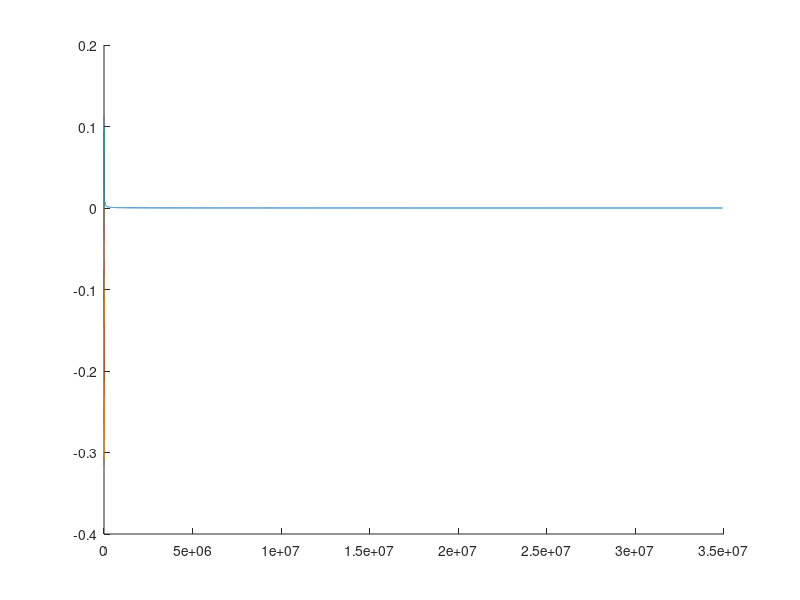

Reproduce this figure in MATLAB. (Note: this script raises an error after producing the figure.)
%% Rewrite of the Weisshaar Metrix method for the theodorsen function
% Alexander Ketzle
clc, clear

% page 219 parameters
% mu = 76;
% a_h = -0.15;
% x_alpha = 0.25;
% r_alpha = sqrt(0.388);
% b = 5 / 12; % ft
% freq_alpha = 64.1; % rad/s
% freq_h = 55.9; % rad/s
% g_alpha = 0;
% g_h = 0;

% doppler's fin
a_h =  0.0;
b = 2.25/12;
x_alpha = 0.0;
r_alpha = 0.57785;
freq_alpha = 2866.77844;
freq_h = 1853.69007;
mu = 110.28942;
g_alpha = 0.005;
g_h = 0.005;

% Cippola N5800 Parameters - This is one of the examples shipped with
%FinSim
% a_h = 0.0;
% b = 3.5625 / 12; % ft
% x_alpha = 0.316;
% r_alpha = 0.57757;
% freq_alpha = 2593.373; % rad/s
% freq_h = 2458.08525; % rad/s
% mu = 77.11441;
% g_alpha = 0.00;
% g_h = 0.00;

% weisshaar page 424 example
% a_h = -0.2;
% b = 3;
% x_alpha = 0.1;
% r_alpha = 0.5;
% freq_h = 10;
% freq_alpha = 25;
% mu = 20;

%% Calculation

i = sqrt(-1);
kStepSize = 0.00001;
kRange = [kStepSize,6];
n = ((max(kRange) - min(kRange)) / kStepSize) + 1;
kSet = linspace(kRange(2),kRange(1),n);

k = kSet;

Ch_k = besselh(1,2,k) ./ (besselh(1,2,k) + (i * besselh(0,2,k))); % Theodorsen Function; Less lines to compute than using the other bessel functions
F = real(Ch_k);
G = imag(Ch_k);

L_h = 1 - (i .* 2 .* Ch_k ./ k);
L_alpha = 0.5 - (i .* (1 + (2 .* Ch_k)) ./ k) - (2 .* Ch_k ./ k.^2);
M_alpha = (3/8) - (i ./ k);

A11 = (freq_alpha.^2 ./ freq_h.^2) .* (1 + (L_h ./ mu));
A12 = (freq_alpha.^2 ./ freq_h.^2) .* (x_alpha + (mu.^-1 .* (L_alpha - ((0.5 + a_h) .* L_h))));
A21 = ((x_alpha ./ r_alpha.^2) + ((1 ./ (mu .* r_alpha.^2)) .* (0.5 - (0.5 + a_h) .* L_h)));
A22 = 1 + ((1 ./ (mu .* r_alpha.^2)) .* (M_alpha - ((L_alpha + 0.5) .* (0.5 + a_h)) + (L_h .* (0.5 + a_h).^2)));

% fluttermatrix(1,1,:) = A11;
% fluttermatrix(1,2,:) = A12;
% fluttermatrix(2,1,:) = A21;
% fluttermatrix(2,2,:) = A22;

omega(1,:) = ((A11(:) + A22(:)) - sqrt((A11(:) + A22(:)).^2 - (4 * (A11(:) .* A22(:) - A12(:) .* A21(:))))) ./ 2; 
omega(2,:) = ((A11(:) + A22(:)) + sqrt((A11(:) + A22(:)).^2 - (4 * (A11(:) .* A22(:) - A12(:) .* A21(:))))) ./ 2;
%omega = reshape(omega,2,size(omega,3));
omega_r = real(omega);
omega_i = imag(omega);
freq_f = freq_alpha ./ real(sqrt(omega_r));
V_f = (freq_f .* b ./ k);
eigRatio = (omega_i ./ omega_r);
freqRatio = freq_f ./ freq_alpha;

%% Plotting




% U vs g
figure();
hold on;
plot(V_f(1,:),eigRatio(1,:))
plot(V_f(2,:),eigRatio(2,:))
yline(0)
ylabel("Xi/Xr");
xlabel("velocity");
xlim([0 max(V_f(2,:) * 1.2)])

% freq ratio vs U
% figure();
% hold on;
% plot(V_f(1,:),freqRatio(1,:))
% plot(V_f(2,:),freqRatio(2,:))
% xlim([0 max(V_f(2,:) * 1.2)])
% min(freqRatio(1,:))